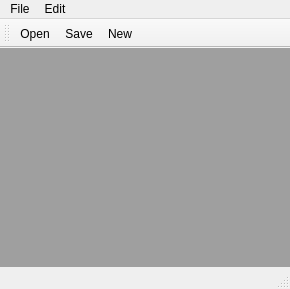
<?xml version="1.0" encoding="UTF-8"?>
<ui version="4.0">
 <class>MainWindow</class>
 <widget class="QMainWindow" name="MainWindow">
  <property name="geometry">
   <rect>
    <x>0</x>
    <y>0</y>
    <width>290</width>
    <height>289</height>
   </rect>
  </property>
  <property name="windowTitle">
   <string>MainWindow</string>
  </property>
  <widget class="QWidget" name="centralwidget">
   <layout class="QHBoxLayout" name="horizontalLayout">
    <property name="leftMargin">
     <number>0</number>
    </property>
    <property name="topMargin">
     <number>0</number>
    </property>
    <property name="rightMargin">
     <number>0</number>
    </property>
    <property name="bottomMargin">
     <number>0</number>
    </property>
    <item>
     <widget class="QMdiArea" name="mdiArea"/>
    </item>
   </layout>
  </widget>
  <widget class="QMenuBar" name="menubar">
   <property name="geometry">
    <rect>
     <x>0</x>
     <y>0</y>
     <width>290</width>
     <height>17</height>
    </rect>
   </property>
   <widget class="QMenu" name="menuFile">
    <property name="title">
     <string>File</string>
    </property>
    <addaction name="actionNew"/>
    <addaction name="separator"/>
    <addaction name="actionOpen"/>
    <addaction name="actionSve"/>
    <addaction name="actionSave_as"/>
    <addaction name="separator"/>
    <addaction name="actionQuit"/>
    <addaction name="separator"/>
   </widget>
   <widget class="QMenu" name="menuEdit">
    <property name="title">
     <string>Edit</string>
    </property>
   </widget>
   <addaction name="menuFile"/>
   <addaction name="menuEdit"/>
  </widget>
  <widget class="QStatusBar" name="statusbar"/>
  <widget class="QToolBar" name="toolBar">
   <property name="windowTitle">
    <string>toolBar</string>
   </property>
   <attribute name="toolBarArea">
    <enum>TopToolBarArea</enum>
   </attribute>
   <attribute name="toolBarBreak">
    <bool>false</bool>
   </attribute>
   <addaction name="actionOpen"/>
   <addaction name="actionSve"/>
   <addaction name="actionNew"/>
  </widget>
  <action name="actionNew">
   <property name="text">
    <string>New</string>
   </property>
  </action>
  <action name="actionOpen">
   <property name="text">
    <string>Open</string>
   </property>
  </action>
  <action name="actionSve">
   <property name="text">
    <string>Save</string>
   </property>
  </action>
  <action name="actionSave_as">
   <property name="text">
    <string>Save as</string>
   </property>
  </action>
  <action name="actionQuit">
   <property name="text">
    <string>Quit</string>
   </property>
  </action>
 </widget>
 <resources/>
 <connections>
  <connection>
   <sender>actionOpen</sender>
   <signal>triggered()</signal>
   <receiver>mdiArea</receiver>
   <slot>tileSubWindows()</slot>
   <hints>
    <hint type="sourcelabel">
     <x>-1</x>
     <y>-1</y>
    </hint>
    <hint type="destinationlabel">
     <x>144</x>
     <y>152</y>
    </hint>
   </hints>
  </connection>
  <connection>
   <sender>actionSve</sender>
   <signal>triggered()</signal>
   <receiver>mdiArea</receiver>
   <slot>cascadeSubWindows()</slot>
   <hints>
    <hint type="sourcelabel">
     <x>-1</x>
     <y>-1</y>
    </hint>
    <hint type="destinationlabel">
     <x>144</x>
     <y>152</y>
    </hint>
   </hints>
  </connection>
 </connections>
</ui>
